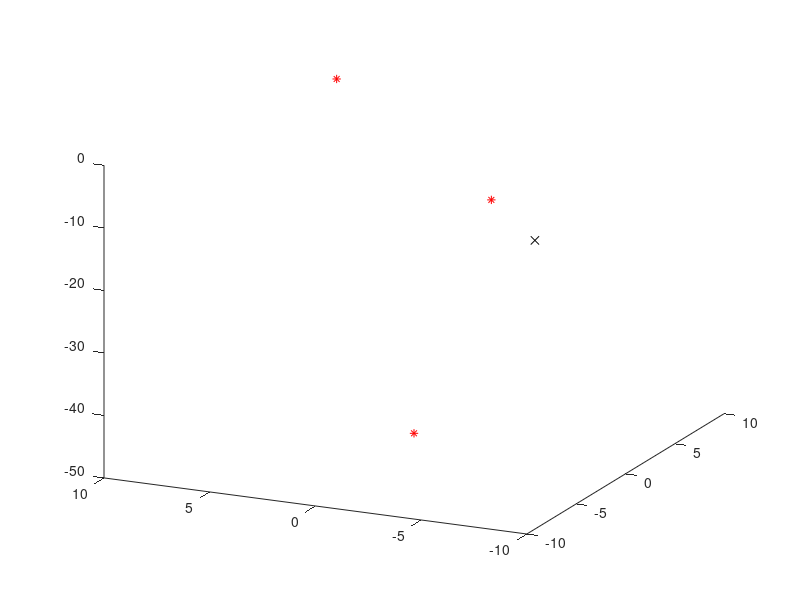

MATLAB code to generate this figure: (Note: this script raises an error after producing the figure.)
% script RR_LorenzSim 
% A simple RK4 simulation of the Lorenz attractor.
%% Renaissance Robotics codebase, Chapter 7, https://github.com/tbewley/RR
%% Copyright 2024 by Thomas Bewley, distributed under BSD 3-Clause License.

clear; close all; 
global sig b rbar
sig=4; b=1; rbar=3*sig*(sig+b+3)/(sig-b-1);          % Define constants
T=100; h=0.01; k=1; x=5*randn(3,1);                  % Set up simulation
plot3(x(1),x(2),x(3),'kx'); view([-65 23]); hold on; % Set up plot
plot3(sqrt(b*(rbar-1)),sqrt(b*(rbar-1)),-1,'r*');    % first equilibrium point
plot3(-1*sqrt(b*(rbar-1)),-1*sqrt(b*(rbar-1)),-1,'r*'); % second equilibrium point
plot3(0,0,-1*rbar,'r*');    % third equilibrium point
for t=0:h:T
   k1=RHS(x); k2=RHS(x+h*k1/2); k3=RHS(x+h*k2/2); k4=RHS(x+h*k3);
   xnew=x+h*(k1/6+k2/3+k3/3+k4/6);
   plot3([xnew(1) x(1)],[xnew(2) x(2)],[xnew(3) x(3)]);
   x=xnew; pause(0.001);
end
%%%%%%%%
function k=RHS(x)
global sig b rbar
   k=[sig*(x(2)-x(1)); -x(2)-x(1)*x(3); -b*x(3)+x(1)*x(2)-b*rbar];
end